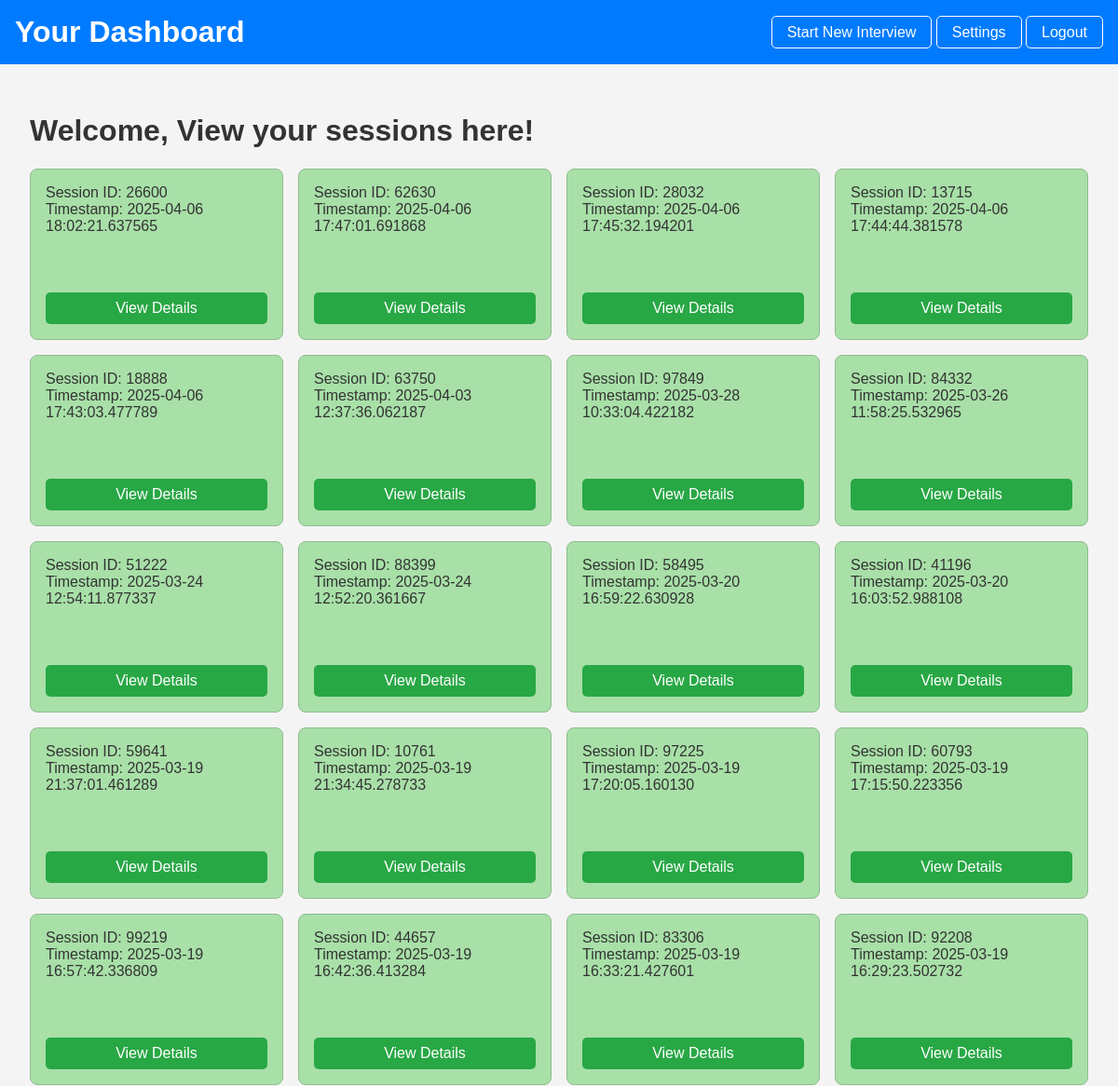
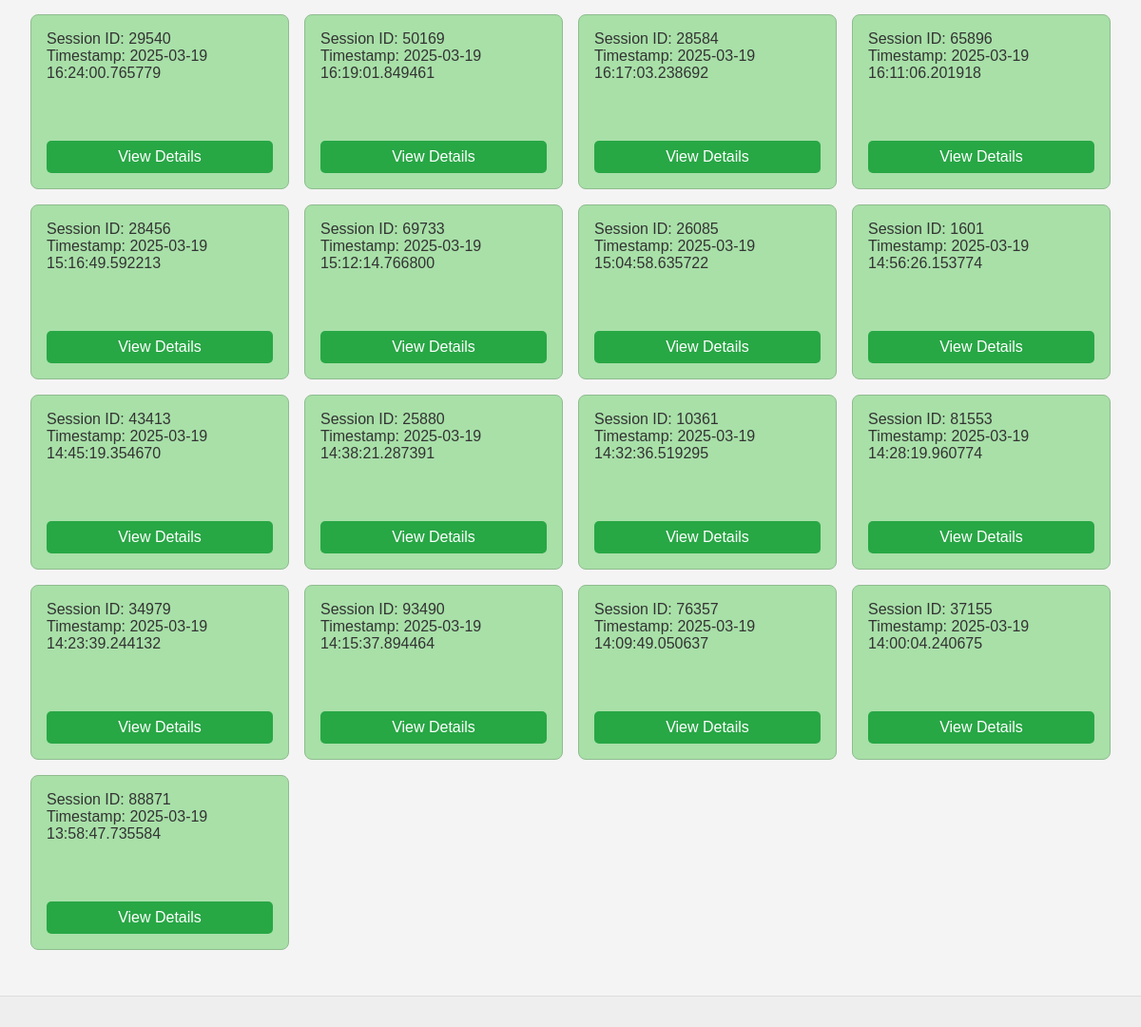
The app's page /dashboard (signed in) with its own data (2 pictures, top to bottom).
### tables this page shows
CREATE TABLE interviews (
    session_id INTEGER PRIMARY KEY,
    user_id INTEGER,
    interview_answers TEXT,
    interview_analysis TEXT,
    eye_contact REAL,
    timestamp DATETIME,
    FOREIGN KEY (user_id) REFERENCES users (user_id)
);

### app.py (the view)
@app.route('/dashboard')
@login_required
def dashboard():
    db = get_db()
    cursor = db.cursor()
    cursor.execute("SELECT session_id, timestamp FROM interviews WHERE user_id = ? ORDER BY timestamp DESC", (current_user.id,))
    sessions = cursor.fetchall()
    return render_template('dashboard.html', sessions=sessions)

### app.py (called while the page is built)
def get_db():
    db = getattr(g, '_database', None)
    if db is None:
        db = g._database = sqlite3.connect(DATABASE)
        db.row_factory = sqlite3.Row
    return db

@app.teardown_appcontext
def close_connection(exception):
    db = getattr(g, '_database', None)
    if db is not None:
        db.close()

@login_manager.user_loader
def load_user(user_id):
    db = get_db()
    cursor = db.cursor()
    cursor.execute("SELECT * FROM users WHERE user_id = ?", (user_id,))
    user = cursor.fetchone()
    if user:
        return User(user['user_id'], user['email'], user['password'])
    return None

### templates/dashboard.html (shortened to what this page needs)
<!DOCTYPE html>
<html lang="en">
<head>
    <link rel="stylesheet" href="{{ url_for('static', filename='dashboard_style.css') }}">
</head>
<body>
    <header>
        <h1>Your Dashboard</h1>
        <nav>
            <a href="/start_interview">Start New Interview</a> <a href="/settings">Settings</a> <a href="/logout">Logout</a>
        </nav>
    </header>
    <main>
        <h1>Welcome, View your sessions here!</h1>
        <ul class="session-grid">
            {% for session in sessions %}
            <li class="session-box">
                <span class="session-info">
                    Session ID: {{ session.session_id }} <br> Timestamp: {{ session.timestamp }}
                </span>
                <a href="{{ url_for('view_session', session_id=session.session_id) }}" class="view-details-button">View Details</a>
            </li>
            {% endfor %}
        </ul>
    </main>
    <footer>
    </footer>
</body>
</html>

### static/dashboard_style.css (style rules this page uses)
body { font-family: sans-serif; margin: 0; padding: 0; background-color: #f4f4f4; color: #333; }
header { background-color: #007bff; color: white; padding: 1rem; display: flex; justify-content: space-between; align-items: center; }
header h1 { margin: 0; }
header nav a { color: white; text-decoration: none; padding: 0.5rem 1rem; border: 1px solid white; border-radius: 5px; }
main { padding: 2rem; }
.session-grid { list-style: none; padding: 0; display: grid; grid-template-columns: repeat(5, 1fr); gap: 1rem; }
.session-box { background-color: #a8e0a8; border: 1px solid #8fbc8f; padding: 1rem; display: flex; flex-direction: column; justify-content: space-between; min-height: 150px; border-radius: 8px; }
.session-info { margin-bottom: 1rem; }
.view-details-button { background-color: #28a745; color: white; padding: 0.5rem 1rem; text-decoration: none; border-radius: 5px; text-align: center; }
footer { text-align: center; padding: 1rem; background-color: #eee; border-top: 1px solid #ddd; }
@media (max-width: 1200px) { .session-grid { grid-template-columns: repeat(4, 1fr); } }

### records on screen
interviews: session_id "26600", timestamp "2025-04-06 18:02:21.637565"
interviews: session_id "62630", timestamp "2025-04-06 17:47:01.691868"
interviews: session_id "28032", timestamp "2025-04-06 17:45:32.194201"
interviews: session_id "13715", timestamp "2025-04-06 17:44:44.381578"
interviews: session_id "18888", timestamp "2025-04-06 17:43:03.477789"
interviews: session_id "63750", timestamp "2025-04-03 12:37:36.062187"
interviews: session_id "97849", timestamp "2025-03-28 10:33:04.422182"
interviews: session_id "84332", timestamp "2025-03-26 11:58:25.532965"
interviews: session_id "51222", timestamp "2025-03-24 12:54:11.877337"
interviews: session_id "88399", timestamp "2025-03-24 12:52:20.361667"
interviews: session_id "58495", timestamp "2025-03-20 16:59:22.630928"
interviews: session_id "41196", timestamp "2025-03-20 16:03:52.988108"
interviews: session_id "59641", timestamp "2025-03-19 21:37:01.461289"
interviews: session_id "10761", timestamp "2025-03-19 21:34:45.278733"
interviews: session_id "97225", timestamp "2025-03-19 17:20:05.160130"
interviews: session_id "60793", timestamp "2025-03-19 17:15:50.223356"
interviews: session_id "99219", timestamp "2025-03-19 16:57:42.336809"
interviews: session_id "44657", timestamp "2025-03-19 16:42:36.413284"
interviews: session_id "83306", timestamp "2025-03-19 16:33:21.427601"
interviews: session_id "92208", timestamp "2025-03-19 16:29:23.502732"
interviews: session_id "29540", timestamp "2025-03-19 16:24:00.765779"
interviews: session_id "50169", timestamp "2025-03-19 16:19:01.849461"
interviews: session_id "28584", timestamp "2025-03-19 16:17:03.238692"
interviews: session_id "65896", timestamp "2025-03-19 16:11:06.201918"
interviews: session_id "28456", timestamp "2025-03-19 15:16:49.592213"
interviews: session_id "69733", timestamp "2025-03-19 15:12:14.766800"
interviews: session_id "26085", timestamp "2025-03-19 15:04:58.635722"
interviews: session_id "1601", timestamp "2025-03-19 14:56:26.153774"
interviews: session_id "43413", timestamp "2025-03-19 14:45:19.354670"
interviews: session_id "25880", timestamp "2025-03-19 14:38:21.287391"
interviews: session_id "10361", timestamp "2025-03-19 14:32:36.519295"
interviews: session_id "81553", timestamp "2025-03-19 14:28:19.960774"
interviews: session_id "34979", timestamp "2025-03-19 14:23:39.244132"
interviews: session_id "93490", timestamp "2025-03-19 14:15:37.894464"
interviews: session_id "76357", timestamp "2025-03-19 14:09:49.050637"
interviews: session_id "37155", timestamp "2025-03-19 14:00:04.240675"
interviews: session_id "88871", timestamp "2025-03-19 13:58:47.735584"
